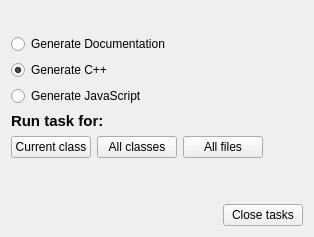
      <widget class="QWidget" name="pgTasks">
       <layout class="QVBoxLayout" name="verticalLayout_4">
        <item>
         <widget class="QLabel" name="HeaderLabel">
          <property name="font">
           <font>
            <pointsize>11</pointsize>
            <weight>75</weight>
            <bold>true</bold>
           </font>
          </property>
          <property name="text">
           <string/>
          </property>
         </widget>
        </item>
        <item>
         <widget class="QRadioButton" name="genDoc">
          <property name="text">
           <string>Generate Documentation</string>
          </property>
         </widget>
        </item>
        <item>
         <widget class="QRadioButton" name="genCpp">
          <property name="text">
           <string>Generate C++</string>
          </property>
          <property name="checkable">
           <bool>true</bool>
          </property>
          <property name="checked">
           <bool>true</bool>
          </property>
         </widget>
        </item>
        <item>
         <widget class="QRadioButton" name="genJs">
          <property name="text">
           <string>Generate JavaScript</string>
          </property>
         </widget>
        </item>
        <item>
         <widget class="QLabel" name="HeaderLabel_2">
          <property name="font">
           <font>
            <pointsize>11</pointsize>
            <weight>75</weight>
            <bold>true</bold>
           </font>
          </property>
          <property name="text">
           <string>Run task for:</string>
          </property>
         </widget>
        </item>
        <item>
         <layout class="QHBoxLayout" name="horizontalLayout_7">
          <item>
           <widget class="QPushButton" name="TaskCurrentClass">
            <property name="text">
             <string>Current class</string>
            </property>
           </widget>
          </item>
          <item>
           <widget class="QPushButton" name="TaskAllClasses">
            <property name="text">
             <string>All classes</string>
            </property>
           </widget>
          </item>
          <item>
           <widget class="QPushButton" name="TaskAllFiles">
            <property name="text">
             <string>All files</string>
            </property>
           </widget>
          </item>
          <item>
           <spacer name="horizontalSpacer_9">
            <property name="orientation">
             <enum>Qt::Horizontal</enum>
            </property>
            <property name="sizeHint" stdset="0">
             <size>
              <width>40</width>
              <height>20</height>
             </size>
            </property>
           </spacer>
          </item>
         </layout>
        </item>
        <item>
         <spacer name="verticalSpacer_3">
          <property name="orientation">
           <enum>Qt::Vertical</enum>
          </property>
          <property name="sizeHint" stdset="0">
           <size>
            <width>20</width>
            <height>40</height>
           </size>
          </property>
         </spacer>
        </item>
        <item>
         <layout class="QHBoxLayout" name="horizontalLayout_8">
          <item>
           <spacer name="horizontalSpacer_7">
            <property name="orientation">
             <enum>Qt::Horizontal</enum>
            </property>
            <property name="sizeHint" stdset="0">
             <size>
              <width>40</width>
              <height>20</height>
             </size>
            </property>
           </spacer>
          </item>
          <item>
           <widget class="QPushButton" name="pushButton_6">
            <property name="text">
             <string>Close tasks</string>
            </property>
           </widget>
          </item>
         </layout>
        </item>
       </layout>
      </widget>
